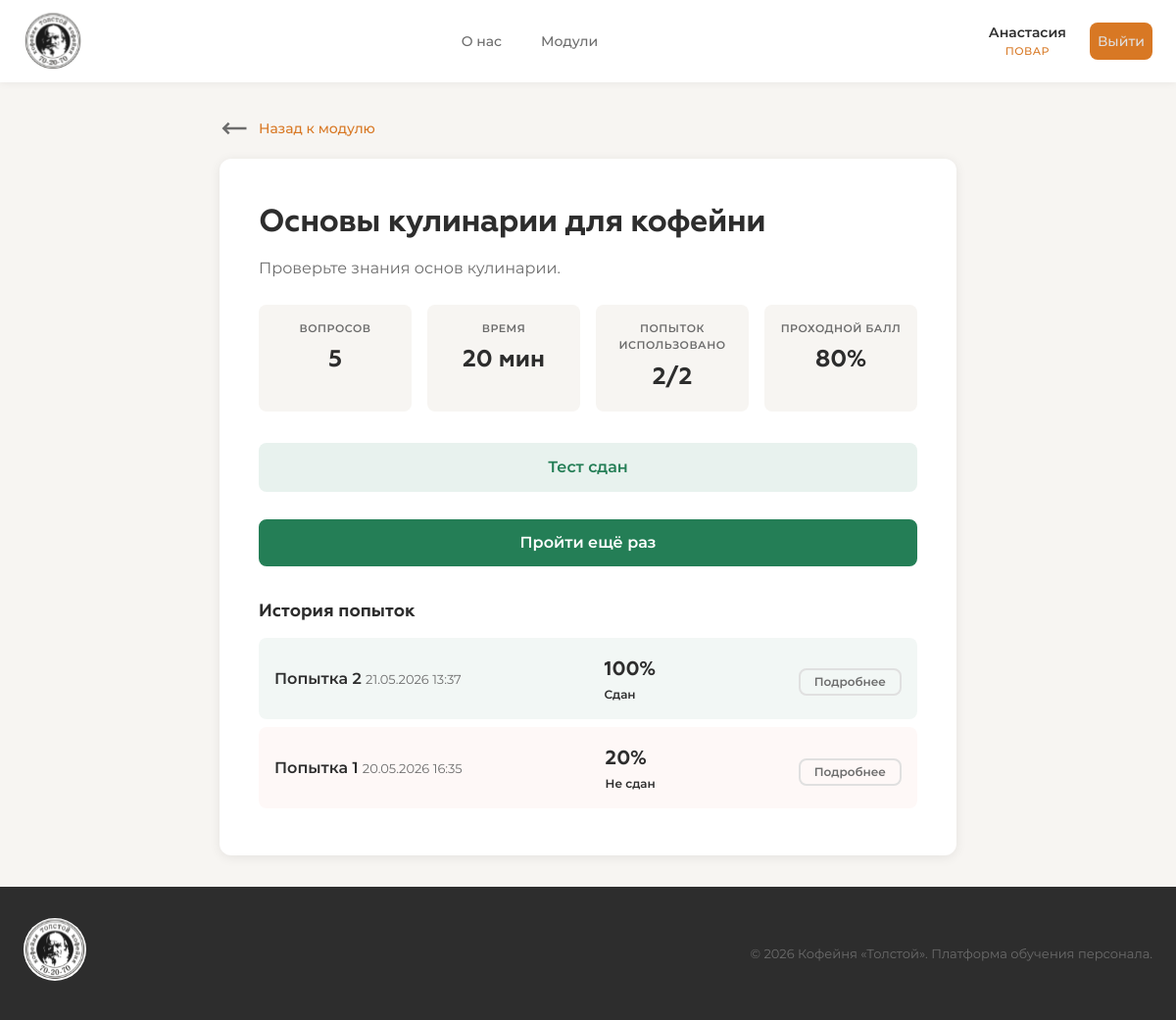
/testing/module/8/ (signed in), run on the app's committed database.
### accounts/models.py (models this page shows, shortened)
class User(AbstractUser):
    ROLE_CHOICES = [
        ('trainee_barista', 'Стажёр-бариста'),
        ('barista', 'Бариста'),
        ('senior_barista', 'Старший бариста'),
        ('cook', 'Повар'),
        ('manager', 'Менеджер'),
        ('admin', 'Администратор'),
    ]
    role = models.CharField(
        max_length=20,
        choices=ROLE_CHOICES,
        default='trainee_barista',
        verbose_name='Роль'
    )
    must_change_password = models.BooleanField(
        default=True,
        verbose_name='Требуется смена пароля'
    )
    avatar = models.ImageField(
        upload_to='avatars/',
        blank=True,
        null=True,
        verbose_name='Аватар'
    )
    phone = models.CharField(
        max_length=20,
        blank=True,
        verbose_name='Телефон'
    )
    bio = models.TextField(
        blank=True,
        verbose_name='О себе'
    )
    date_hired = models.DateField(
        blank=True,
        null=True,
        verbose_name='Дата приёма на работу'
    )
    class Meta:
        verbose_name = 'Пользователь'
        verbose_name_plural = 'Пользователи'
    @property
    def is_admin(self):
        return self.role == 'admin' or self.is_superuser
    def get_role_display_short(self):
        role_map = {
            'trainee_barista': 'Стажёр',
            'barista': 'Бариста',
            'senior_barista': 'Ст. бариста',
            'cook': 'Повар',
            'manager': 'Менеджер',
            'admin': 'Админ',
        }
        return role_map.get(self.role, self.role)

### testing/models.py (models this page shows, shortened)
class Test(models.Model):
    module = models.OneToOneField(
        Module,
        on_delete=models.CASCADE,
        related_name='test',
        verbose_name='Модуль'
    )
    title = models.CharField(max_length=200, verbose_name='Название теста')
    description = models.TextField(blank=True, verbose_name='Описание')
    time_limit_minutes = models.PositiveIntegerField(
        default=30,
        verbose_name='Лимит времени (минуты)'
    )
    created_at = models.DateTimeField(auto_now_add=True)
    class Meta:
        verbose_name = 'Тест'
        verbose_name_plural = 'Тесты'

class TestAttempt(models.Model):
    user = models.ForeignKey(
        settings.AUTH_USER_MODEL,
        on_delete=models.CASCADE,
        related_name='test_attempts',
        verbose_name='Пользователь'
    )
    test = models.ForeignKey(
        Test,
        on_delete=models.CASCADE,
        related_name='attempts',
        verbose_name='Тест'
    )
    attempt_number = models.PositiveIntegerField(
        default=1,
        verbose_name='Номер попытки'
    )
    score = models.FloatField(default=0, verbose_name='Результат (%)')
    total_questions = models.PositiveIntegerField(default=0, verbose_name='Всего вопросов')
    correct_answers = models.PositiveIntegerField(default=0, verbose_name='Правильных ответов')
    is_passed = models.BooleanField(default=False, verbose_name='Сдан')
    is_completed = models.BooleanField(default=False, verbose_name='Завершён')
    started_at = models.DateTimeField(auto_now_add=True, verbose_name='Начало')
    completed_at = models.DateTimeField(
        blank=True, null=True, verbose_name='Завершение'
    )
    locked_until = models.DateTimeField(
        blank=True, null=True, verbose_name='Заблокирован до'
    )
    class Meta:
        verbose_name = 'Попытка теста'
        verbose_name_plural = 'Попытки тестов'
        ordering = ['-started_at']

### testing/views.py (the view, shortened to what this page needs)
# urls.py: path('module/<int:module_id>/', views.test_start_view, name='test_start'),
@login_required
def test_start_view(request, module_id):
    module = get_object_or_404(Module, id=module_id)
    test = get_object_or_404(Test, module=module)
    user = request.user
    if not user.is_admin:
        from training.models import Program
        program = Program.objects.filter(role=user.role).first()
        if not program or module.program != program:
            return redirect('training:modules')
    attempts = TestAttempt.objects.filter(user=user, test=test, is_completed=True)
    attempt_count = attempts.count()
    active_attempt = TestAttempt.objects.filter(
        user=user, test=test, is_completed=False
    ).first()
    is_locked = False
    locked_until = None
    if attempt_count >= 2:
        last_attempt = attempts.order_by('-completed_at').first()
    is_already_passed = attempts.filter(is_passed=True).exists()
    context = {
        'module': module,
        'test': test,
        'attempts': attempts,
        'attempt_count': attempt_count,
        'is_locked': is_locked,
        'locked_until': locked_until,
        'is_already_passed': is_already_passed,
        'active_attempt': active_attempt,
    }
    return render(request, 'testing/test_start.html', context)

### testing/templates/testing/test_start.html (shortened to what this page needs)
{% extends "base.html" %}
{% load static %}
{% block content %}
<div class="container container-narrow">
    <div class="arrow-block">
        <a href="{% url 'training:module_detail' module.id %}" class="back-link"><img src="{% static "images/arrow-left.svg" %}" class="icon-img"> Назад к модулю</a>
    </div>
    <div class="test-start-card">
        <h1 class="page-title">{{ test.title }}</h1>
        {% if test.description %}
        <p class="test-description">{{ test.description }}</p>
        {% endif %}
        <div class="test-info-grid">
            <div class="test-info-item">
                <span class="info-label">Вопросов</span>
                <span class="info-value">{{ test.questions.count }}</span>
            </div>
            <div class="test-info-item">
                <span class="info-label">Время</span>
                <span class="info-value">{{ test.time_limit_minutes }} мин</span>
            </div>
            <div class="test-info-item">
                <span class="info-label">Попыток использовано</span>
                <span class="info-value">{{ attempt_count }}/2</span>
            </div>
            <div class="test-info-item">
                <span class="info-label">Проходной балл</span>
                <span class="info-value">80%</span>
            </div>
        </div>
        {% if is_already_passed %}
        <div class="test-status-badge passed">Тест сдан</div>
        {% endif %}
        {% if is_locked %}
        <div class="test-locked">
            <h3>Тест заблокирован</h3>
            <p>Вы исчерпали попытки. Тест будет доступен {{ locked_until|date:"d.m.Y в H:i" }}</p>
        </div>
        {% elif attempt_count < 2 or is_already_passed %}
        <a href="{% url 'testing:test_take' module.id %}" class="btn btn-accent btn-lg btn-full">
            {% if is_already_passed %}Пройти ещё раз{% else %}Начать тест{% endif %}
        </a>
        {% endif %}
        {% if attempts %}
        <div class="attempts-history">
            <h3 class="subsection-title">История попыток</h3>
            {% for attempt in attempts %}
            <div class="attempt-card {% if attempt.is_passed %}passed{% else %}failed{% endif %}">
                <div class="attempt-info">
                    <span class="attempt-number">Попытка {{ attempt.attempt_number }}</span>
                    <span class="attempt-date">{{ attempt.started_at|date:"d.m.Y H:i" }}</span>
                </div>
                <div class="attempt-result">
                    <span class="attempt-score">{{ attempt.score|floatformat:0 }}%</span>
                    <span class="attempt-status">
                        {% if attempt.is_passed %}Сдан{% else %}Не сдан{% endif %}
                    </span>
                </div>
                <a href="{% url 'testing:test_result' attempt.id %}" class="btn btn-outline btn-sm">Подробнее</a>
            </div>
            {% endfor %}
        </div>
        {% endif %}
    </div>
</div>
{% endblock %}

### templates/base.html (shortened to what this page needs)
{% load static %}
<!DOCTYPE html>
<html lang="ru">
<head>
    <link rel="stylesheet" href="{% static 'css/style.css' %}">
</head>
<body>
    {% if user.is_authenticated and not user.must_change_password or user.is_admin %}
    <nav class="navbar">
        <div class="nav-container">
            <a href="{% url 'training:about' %}" class="nav-logo">
                <img src="{% static "images/logo.svg" %}" class="logo-img">
            </a>
            <div class="nav-links" id="nav-links">
                <a href="{% url 'training:about' %}" class="nav-link {% if request.resolver_match.url_name == 'about' %}active{% endif %}">
                    О нас
                </a>
                <a href="{% url 'training:modules' %}" class="nav-link {% if 'modules' in request.path or 'lessons' in request.path %}active{% endif %}">
                    Модули
                </a>
            </div>
            <div class="nav-user" id="nav-user">
                <a href="{% url 'accounts:profile' %}" class="user-btn">
                    <span class="user-name">{{ user.first_name|default:user.username }}</span>
                    <span class="user-role">{{ user.get_role_display_short }}</span>
                </a>
                <a href="{% url 'accounts:logout' %}" class="logout-btn" title="Выйти">
                    Выйти
                </a>
            </div>
        </div>
    </nav>
    {% endif %}
    <main class="main-content">
        {% block content %}{% endblock %}
    </main>
    {% if user.is_authenticated and not user.must_change_password or user.is_admin %}
    <footer class="footer">
        <div class="footer-container">
            <div class="footer-brand">
                <img src="{% static "images/logo.svg" %}" class="logo-img-footer">
            </div>
            <p class="footer-text">© 2026 Кофейня «Толстой». Платформа обучения персонала.</p>
        </div>
    </footer>
    {% endif %}
</body>
</html>

### data on the page
User: first_name "Анастасия", get_role_display_short "ПОВАР"
Test: title "Основы кулинарии для кофейни", description "Проверьте знания основ кулинарии.", questions.count "5", time_limit_minutes "20"
TestAttempt: attempt_number "2", started_at "21.05.2026 13:37", score "100", is_passed "Сдан"
TestAttempt: attempt_number "1", started_at "20.05.2026 16:35", score "20", is_passed "Не сдан"

### other printed values
{{ attempt_count }} "2"
